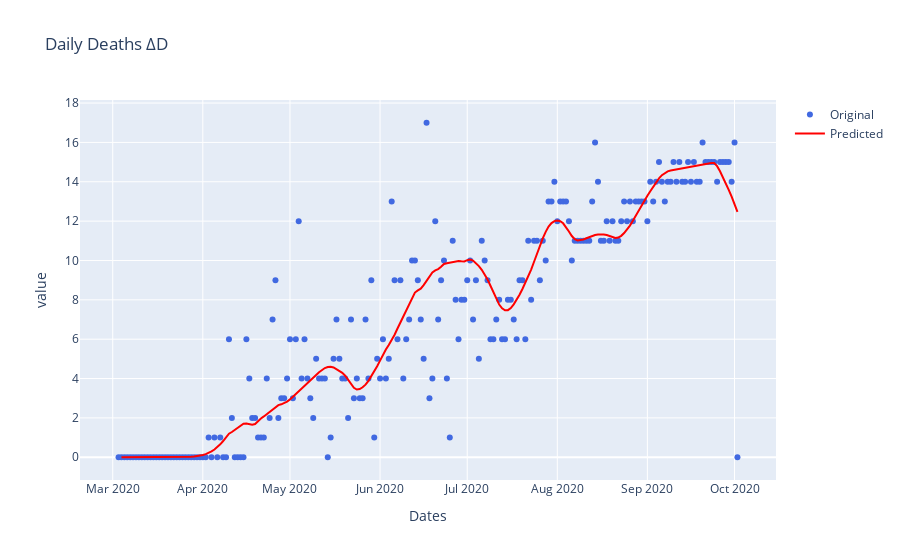

The notebook cell saved with this chart:
### Code cell
#Daily Deaths
fig=go.Figure()
fig.add_trace(go.Scatter(x=df_state['Date'], y=df_state['Delta_D'],name='Original',
                         mode='markers',line=dict(color='royalblue',)))
fig.add_trace(go.Scatter(x=df_state['Date'], y=df_pred['Deceased'].diff(),name='Predicted',
                         line=dict(color='red',)))
fig.update_layout(title = "Daily Deaths ΔD", xaxis = {'title':'Dates'}, yaxis = {'title':'value'})
#fig.update_xaxes(rangeslider_visible=True)
fig.show()

### Figure 1 — Plotly figure (JSON) as saved in the notebook; plotly's stock layout.template omitted (floating-point values rounded to 4 significant figures; data arrays with more than 128 entries replaced by an {"elided": "..."} marker saying what was removed)
{"data": [{"line": {"color": "royalblue"}, "mode": "markers", "name": "Original", "type": "scatter", "x": {"elided": "214 str values"}, "y": {"elided": "214 int values"}}, {"line": {"color": "red"}, "name": "Predicted", "type": "scatter", "x": {"elided": "214 str values"}, "y": {"elided": "214 float values"}}], "layout": {"title": {"text": "Daily Deaths ΔD"}, "xaxis": {"title": {"text": "Dates"}}, "yaxis": {"title": {"text": "value"}}}}
